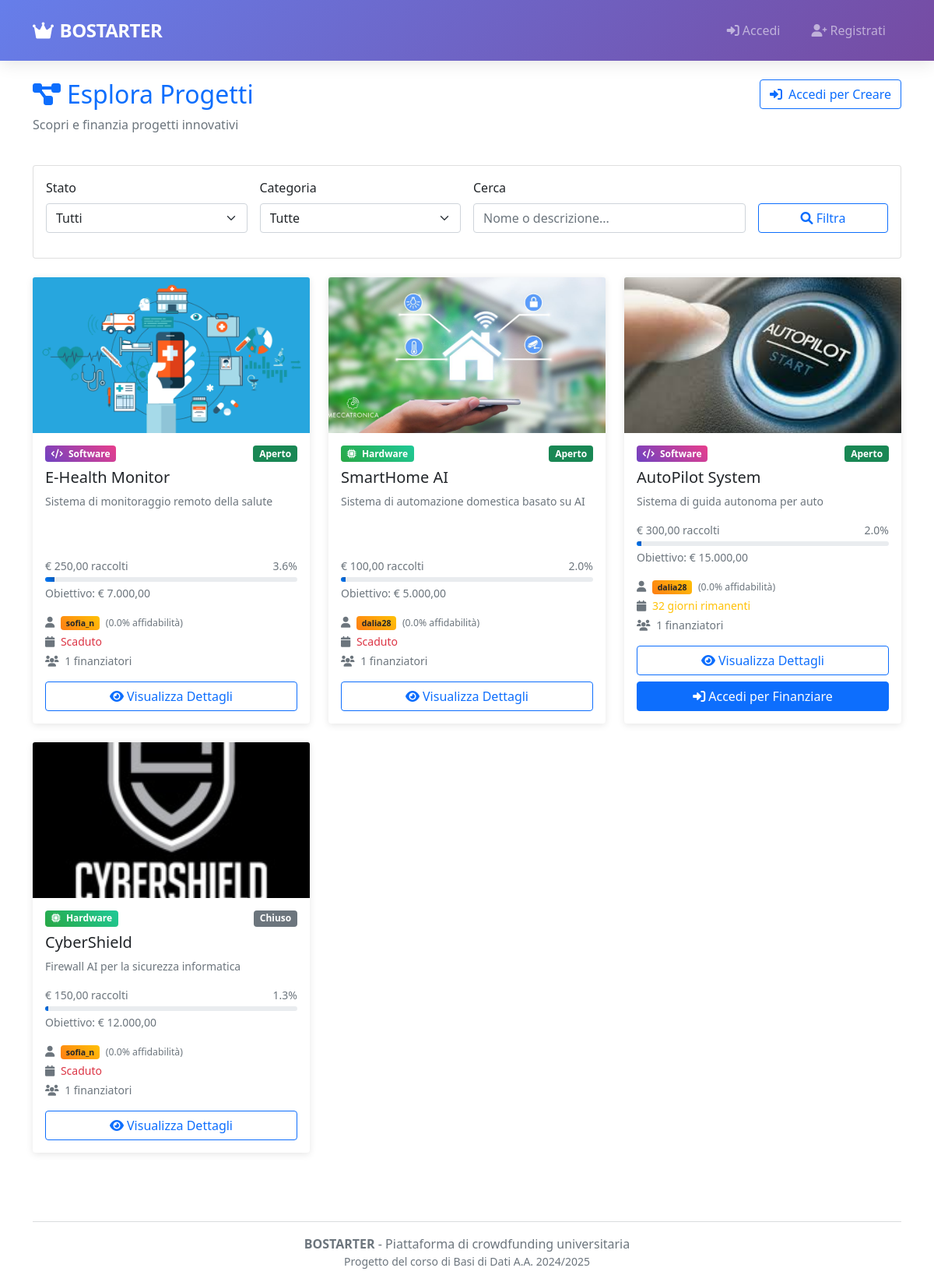
The page /public/projects/projects.php on the database its author committed.
### tables this page shows
CREATE TABLE PROGETTO(
    Nome                VARCHAR(100) PRIMARY KEY,
    Descrizione         TEXT NOT NULL,
    Data_Inserimento    DATE NOT NULL,
    Stato               ENUM('aperto', 'chiuso')NOT NULL DEFAULT 'aperto',
    Budget              DECIMAL(10,2) NOT NULL,
    Data_Limite         DATE NOT NULL,
    Tipo                ENUM('Hardware', 'Software') NOT NULL,
    Email_Creatore      VARCHAR(100) NOT NULL,
    FOREIGN KEY (Email_Creatore) REFERENCES CREATORE(Email) ON DELETE CASCADE
);

CREATE TABLE UTENTE(
    Email               VARCHAR(100) PRIMARY KEY,
    Nickname            VARCHAR(50) UNIQUE NOT NULL,
    Password            VARCHAR(255) NOT NULL,
    Nome                VARCHAR(50) NOT NULL,
    Cognome             VARCHAR(50) NOT NULL,
    Anno_Di_Nascita     DATE NOT NULL,
    Luogo_Di_Nascita    VARCHAR(100) NOT NULL
);

CREATE TABLE CREATORE (
    Email           VARCHAR(100) PRIMARY KEY,
    Nr_Progetti     INT DEFAULT 0,
    Affidabilita    FLOAT DEFAULT 0,
    FOREIGN KEY (Email) REFERENCES UTENTE(Email) ON DELETE CASCADE
);

### config/database.php (called while the page is built, shortened)
<?php
class Database {
    private static $instance = null;
    private $conn = null;
    public static function getInstance() {
        if (self::$instance === null) {
            self::$instance = new self();
        }
        return self::$instance;
    }
    private function connect() {
        try {
            $dsn = "mysql:host=" . DB_HOST . ";dbname=" . DB_NAME . ";charset=" . DB_CHARSET;
            $options = [
                PDO::ATTR_ERRMODE => PDO::ERRMODE_EXCEPTION,
                PDO::ATTR_DEFAULT_FETCH_MODE => PDO::FETCH_ASSOC,
                PDO::ATTR_EMULATE_PREPARES => false
            ];
            $this->conn = new PDO($dsn, DB_USER, DB_PASS, $options);
            $this->conn->exec("SET NAMES " . DB_CHARSET);
        } catch(PDOException $e) {
            $error = "❌ Errore connessione database: " . $e->getMessage();
            error_log($error);
            if (DEBUG_MODE) {
                die("<h3>Errore Database</h3><p>$error</p><p><strong>Verifica:</strong><br>
                    - MAMP/XAMPP avviato?<br>
                    - MySQL in running?<br>
                    - Database BOSTARTER creato?<br>
                    - Credenziali corrette in config/database.php?</p>");
            } else {
                die("Errore di sistema. Riprova più tardi.");
            }
        }
    }
    public function query($sql, $params = []) {
        try {
            $stmt = $this->conn->prepare($sql);
            $stmt->execute($params);
            return $stmt;
        } catch(PDOException $e) {
            error_log("Query error: " . $e->getMessage() . " | SQL: " . $sql);
            throw new Exception("Errore database: " . $e->getMessage());
        }
    }
    public function fetchAll($sql, $params = []) {
        return $this->query($sql, $params)->fetchAll();
    }
    public function execute($sql, $params = []) {
        return $this->query($sql, $params)->rowCount();
    }
}
class SessionManager {
    public static function get($key, $default = null) {
        return $_SESSION[$key] ?? $default;
    }
    public static function isLoggedIn() {
        return self::get('user_email') !== null && self::isSessionValid();
    }
}
class Utils {
    public static function formatCurrency($amount) {
        return '€ ' . number_format($amount, 2, ',', '.');
    }
}
?>

### public/projects/projects.php (the view, shortened to what this page needs)
<?php
require_once '../../config/database.php';
require_once '../../includes/navbar.php';
$db = Database::getInstance();
$db->ensureEventScheduler();
$db->execute("
    UPDATE PROGETTO
    SET Stato = 'chiuso'
    WHERE Stato = 'aperto' AND Data_Limite <= CURDATE()
");
$searchQuery = trim($_GET['search'] ?? '');
$statusFilter = $_GET['status'] ?? 'all';
$categoryFilter = $_GET['category'] ?? 'all';
$whereClause = "WHERE 1=1";
$params = [];
$sql = "
    SELECT
        p.Nome,
        p.Descrizione,
        p.Data_Inserimento,
        p.Stato,
        p.Budget,
        p.Data_Limite,
        p.Tipo AS Categoria,
        u.Nickname AS Creatore,
        c.Affidabilita,
        COALESCE(SUM(f.Importo), 0) AS Totale_Finanziato,
        COUNT(DISTINCT f.ID) AS Num_Finanziatori,
        foto.percorso AS Foto,
        DATEDIFF(p.Data_Limite, CURDATE()) AS Giorni_Rimanenti
    FROM PROGETTO p
    JOIN CREATORE c ON p.Email_Creatore = c.Email
    JOIN UTENTE u ON c.Email = u.Email
    LEFT JOIN FINANZIAMENTO f ON p.Nome = f.Nome_Progetto
    LEFT JOIN FOTO foto ON p.Nome = foto.Nome_Progetto
    $whereClause
    GROUP BY p.Nome, p.Descrizione, p.Data_Inserimento, p.Stato, p.Budget, p.Data_Limite, p.Tipo, u.Nickname, c.Affidabilita, foto.percorso
    ORDER BY p.Data_Inserimento DESC
";
$progetti = $db->fetchAll($sql, $params);
$isLoggedIn = SessionManager::isLoggedIn();
$isCreator = SessionManager::isCreator();
?>
<!DOCTYPE html>
<html lang="it">
<head>
    <link href="https://cdn.jsdelivr.net/npm/bootstrap@5.1.3/dist/css/bootstrap.min.css" rel="stylesheet">
    <link href="https://cdnjs.cloudflare.com/ajax/libs/font-awesome/6.0.0/css/all.min.css" rel="stylesheet">
</head>
<body>
<div class="container mt-4">
    <div class="row mb-4">
        <div class="col-md-8">
            <h1 class="h2 text-primary">
                <i class="fas fa-project-diagram me-2"></i>Esplora Progetti
            </h1>
            <p class="text-muted">Scopri e finanzia progetti innovativi</p>
        </div>
        <div class="col-md-4 text-md-end">
            <?php if ($isLoggedIn && $isCreator): ?>
                <a href="../dashboard/creator_dashboard.php" class="btn btn-primary">
                    <i class="fas fa-plus me-2"></i>Crea Progetto
                </a>
            <?php else: ?>
                <a href="../../index.html" class="btn btn-outline-primary">
                    <i class="fas fa-sign-in-alt me-2"></i>Accedi per Creare
                </a>
            <?php endif; ?>
        </div>
    </div>
    <div class="card mb-4">
        <div class="card-body">
            <form method="GET" class="row g-3">
                <div class="col-md-3">
                    <label for="status" class="form-label">Stato</label>
                    <select name="status" id="status" class="form-select">
                        <option value="all" <?= $statusFilter === 'all' ? 'selected' : '' ?>>Tutti</option>
                    </select>
                </div>
                <div class="col-md-3">
                    <label for="category" class="form-label">Categoria</label>
                    <select name="category" id="category" class="form-select">
                        <option value="all" <?= $categoryFilter === 'all' ? 'selected' : '' ?>>Tutte</option>
                    </select>
                </div>
                <div class="col-md-4">
                    <label for="search" class="form-label">Cerca</label>
                    <input type="text" name="search" id="search" class="form-control"
                           placeholder="Nome o descrizione..." value="<?= htmlspecialchars($searchQuery) ?>">
                </div>
                <div class="col-md-2">
                    <label class="form-label">&nbsp;</label>
                    <button type="submit" class="btn btn-outline-primary d-block w-100">
                        <i class="fas fa-search"></i> Filtra
                    </button>
                </div>
            </form>
        </div>
    </div>
    <div class="row">
        <?php if (empty($progetti)): ?>
            <div class="col-12">
                <div class="text-center py-5">
                    <i class="fas fa-search fa-3x text-muted mb-3"></i>
                    <h4 class="text-muted">Nessun progetto trovato</h4>
                    <p class="text-muted">
                        <?php if (!empty($searchQuery) || $statusFilter !== 'all' || $categoryFilter !== 'all'): ?>
                            Prova a modificare i filtri di ricerca
                        <?php else: ?>
                            Non ci sono ancora progetti nella piattaforma
                        <?php endif; ?>
                    </p>
                    <?php if ($isLoggedIn && $isCreator): ?>
                        <a href="../dashboard/creator_dashboard.php" class="btn btn-primary">
                            <i class="fas fa-plus me-2"></i>Crea il Primo Progetto
                        </a>
                    <?php endif; ?>
                </div>
            </div>
        <?php else: ?>
            <?php foreach ($progetti as $progetto): ?>
                <?php
                $percentualeCompletamento = $progetto['Budget'] > 0
                    ? min(100, ($progetto['Totale_Finanziato'] / $progetto['Budget']) * 100)
                    : 0;
                $giorniRimanenti = $progetto['Giorni_Rimanenti'];
                $statoClasse = $progetto['Stato'] === 'aperto' ? 'success' : 'secondary';
                ?>
                <div class="col-lg-4 col-md-6 mb-4">
                    <div class="card project-card h-100">
                        <?php
                        $fotoDb = $progetto['Foto'] ?? '';
                        if ($fotoDb !== '') {
                            $src = (strpos($fotoDb, 'img/') === 0)
                                ? "/Bostarter/{$fotoDb}"
                                : "/Bostarter/img/{$fotoDb}";
                        } else {
                            $src = null;
                        }
                        ?>
                        <?php if ($src): ?>
                            <img src="<?= htmlspecialchars($src) ?>"
                                 class="card-img-top"
                                 style="height:200px; object-fit:cover;"
                                 alt="<?= htmlspecialchars($progetto['Nome']) ?>">
                        <?php endif; ?>
                        <div class="card-body d-flex flex-column">
                            <div class="d-flex justify-content-between align-items-start mb-2">
                                <span class="badge <?= $progetto['Categoria'] === 'Hardware' ? 'badge-hardware' : 'badge-software' ?> text-white">
                                    <i class="fas fa-<?= $progetto['Categoria'] === 'Hardware' ? 'microchip' : 'code' ?> me-1"></i>
                                    <?= htmlspecialchars($progetto['Categoria']) ?>
                                </span>
                                <span class="badge bg-<?= $statoClasse ?>"><?= ucfirst($progetto['Stato']) ?></span>
                            </div>
                            <h5 class="card-title"><?= htmlspecialchars($progetto['Nome']) ?></h5>
                            <p class="card-text text-muted small flex-grow-1">
                                <?= htmlspecialchars(substr($progetto['Descrizione'], 0, 100)) ?>
                            </p>
                            <div class="mb-3">
                                <div class="d-flex justify-content-between small text-muted mb-1">
                                    <span><?= Utils::formatCurrency($progetto['Totale_Finanziato']) ?> raccolti</span>
                                    <span><?= number_format($percentualeCompletamento, 1) ?>%</span>
                                </div>
                                <div class="progress" style="height: 6px;">
                                    <div class="progress-bar progress-bar-custom"
                                         style="width: <?= $percentualeCompletamento ?>%"></div>
                                </div>
                                <div class="small text-muted mt-1">
                                    Obiettivo: <?= Utils::formatCurrency($progetto['Budget']) ?>
                                </div>
                            </div>
                            <div class="row small text-muted mb-3">
                                <div class="col-12 mb-1">
                                    <i class="fas fa-user me-1"></i>
                                    <span class="creator-badge badge text-dark">
                                        <?= htmlspecialchars($progetto['Creatore']) ?>
                                    </span>
                                    <small class="ms-1">
                                        (<?= number_format($progetto['Affidabilita'] * 100, 1) ?>% affidabilità)
                                    </small>
                                </div>
                                <div class="col-12 mb-1">
                                    <i class="fas fa-calendar me-1"></i>
                                    <?php if ($giorniRimanenti > 0): ?>
                                        <span class="text-warning"><?= $giorniRimanenti ?> giorni rimanenti</span>
                                    <?php else: ?>
                                        <span class="text-danger">Scaduto</span>
                                    <?php endif; ?>
                                </div>
                                <div class="col-12">
                                    <i class="fas fa-users me-1"></i>
                                    <?= $progetto['Num_Finanziatori'] ?> finanziatori
                                </div>
                            </div>
                            <div class="mt-auto">
                                <div class="d-grid gap-2">
                                    <a href="project_detail.php?name=<?= urlencode($progetto['Nome']) ?>"
                                       class="btn btn-outline-primary">
                                        <i class="fas fa-eye me-1"></i>Visualizza Dettagli
                                    </a>
                                    <?php if ($progetto['Stato'] === 'aperto' && $giorniRimanenti > 0): ?>
                                        <?php if ($isLoggedIn): ?>
                                            <a href="project_detail.php?name=<?= urlencode($progetto['Nome']) ?>"
                                               class="btn btn-primary">
                                                <i class="fas fa-heart me-1"></i>Finanzia Progetto
                                            </a>
                                        <?php else: ?>
                                            <a href="../../index.html" class="btn btn-primary">
                                                <i class="fas fa-sign-in-alt me-1"></i>Accedi per Finanziare
                                            </a>
                                        <?php endif; ?>
                                    <?php endif; ?>
                                </div>
                            </div>
                        </div>
                    </div>
                </div>
            <?php endforeach; ?>
        <?php endif; ?>
    </div>
    <div class="row mt-5">
        <div class="col-12 text-center text-muted">
            <hr>
            <p>
                <strong>BOSTARTER</strong> - Piattaforma di crowdfunding universitaria<br>
                <small>Progetto del corso di Basi di Dati A.A. 2024/2025</small>
            </p>
        </div>
    </div>
</div>
</body>
</html>

### rows shown on the page
progetto: shows a picture, Tipo "Software", Stato "Aperto", Nome "E-Health Monitor", Descrizione "Sistema di monitoraggio remoto della salute", Totale_Finanziato "€ 250,00", percentualeCompletamento "3.6", $percentualeCompletamento 3.5714285714286 (drawn), Budget "€ 7.000,00", utente.Nickname "sofia_n", $progetto['Affidabilita']*100 "0.0", shows "Scaduto", Num_Finanziatori "1"
progetto: shows a picture, Tipo "Hardware", Stato "Aperto", Nome "SmartHome AI", Descrizione "Sistema di automazione domestica basato su AI", Totale_Finanziato "€ 100,00", percentualeCompletamento "2.0", $percentualeCompletamento 2 (drawn), Budget "€ 5.000,00", utente.Nickname "dalia28", $progetto['Affidabilita']*100 "0.0", shows "Scaduto", Num_Finanziatori "1"
progetto: shows a picture, Tipo "Software", Stato "Aperto", Nome "AutoPilot System", Descrizione "Sistema di guida autonoma per auto", Totale_Finanziato "€ 300,00", percentualeCompletamento "2.0", $percentualeCompletamento 2 (drawn), Budget "€ 15.000,00", utente.Nickname "dalia28", $progetto['Affidabilita']*100 "0.0", giorniRimanenti "32", Num_Finanziatori "1", shows "Accedi per Finanziare"
progetto: shows a picture, Tipo "Hardware", Stato "Chiuso", Nome "CyberShield", Descrizione "Firewall AI per la sicurezza informatica", Totale_Finanziato "€ 150,00", percentualeCompletamento "1.3", $percentualeCompletamento 1.25 (drawn), Budget "€ 12.000,00", utente.Nickname "sofia_n", $progetto['Affidabilita']*100 "0.0", shows "Scaduto", Num_Finanziatori "1"
